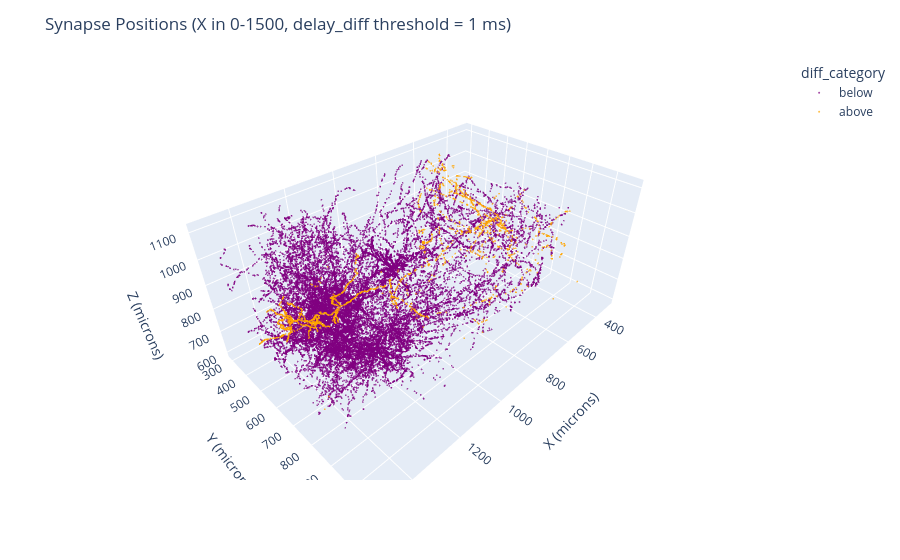

This figure's notebook cell:
### Code cell
#1.35 Above thresh one color - orange, below another, purple

thresh_diff = 1
# x_min, x_max = 800, 1500
x_min, x_max = 0, 1500

# Filter to X range first
filtered_df = synapse_delay_df[
    (synapse_delay_df['x'] >= x_min) & (synapse_delay_df['x'] <= x_max)
].copy()

# #filter based on cell type to include. cell_type_df has for pt_root_id, and use pre_pt_root_id in synapse_delay_df
# # Example: only include if cell type is 23P
# cell_types_to_include = ['23P']  # Example cell types
# pt_root_ids_to_include = cell_type_df[cell_type_df['cell_type'].isin(cell_types_to_include)]['pt_root_id'].tolist()
# filtered_df = filtered_df[filtered_df['pre_pt_root_id'].isin(pt_root_ids_to_include)]

# Add category column based on threshold
filtered_df['diff_category'] = filtered_df['delay_diff'].apply(
    lambda x: 'above' if x > thresh_diff else 'below'
)

# #print neurons above thresh
# print(filtered_df[filtered_df['diff_category'] == 'above']['pre_pt_root_id'].unique())

# 3D scatter plot with discrete colors
fig = px.scatter_3d(
    filtered_df,
    x='x', y='y', z='z',
    color='diff_category',
    color_discrete_map={'above': 'orange', 'below': 'purple'},
    opacity=0.7,
    size_max=2
)

fig.update_traces(marker=dict(size=1))
fig.update_layout(
    scene=dict(
        xaxis_title="X (microns)",
        yaxis_title="Y (microns)",
        zaxis_title="Z (microns)"
    ),
    title=f'Synapse Positions (X in {x_min}-{x_max}, delay_diff threshold = {thresh_diff} ms)'
)

fig.show()

### Figure 1 — Plotly figure (JSON) as saved in the notebook; plotly's stock layout.template omitted (floating-point values rounded to 4 significant figures; data arrays with more than 128 entries replaced by an {"elided": "..."} marker saying what was removed)
{"data": [{"hovertemplate": "diff_category=below<br>x=%{x}<br>y=%{y}<br>z=%{z}<extra></extra>", "legendgroup": "below", "marker": {"color": "purple", "opacity": 0.7, "size": 1, "symbol": "circle"}, "mode": "markers", "name": "below", "scene": "scene", "showlegend": true, "type": "scatter3d", "x": {"elided": "29901 float values"}, "y": {"elided": "29901 float values"}, "z": {"elided": "29901 float values"}}, {"hovertemplate": "diff_category=above<br>x=%{x}<br>y=%{y}<br>z=%{z}<extra></extra>", "legendgroup": "above", "marker": {"color": "orange", "opacity": 0.7, "size": 1, "symbol": "circle"}, "mode": "markers", "name": "above", "scene": "scene", "showlegend": true, "type": "scatter3d", "x": {"elided": "2232 float values"}, "y": {"elided": "2232 float values"}, "z": {"elided": "2232 float values"}}], "layout": {"legend": {"title": {"text": "diff_category"}, "tracegroupgap": 0}, "margin": {"t": 60}, "scene": {"domain": {"x": [0, 1], "y": [0, 1]}, "xaxis": {"title": {"text": "X (microns)"}}, "yaxis": {"title": {"text": "Y (microns)"}}, "zaxis": {"title": {"text": "Z (microns)"}}}, "title": {"text": "Synapse Positions (X in 0-1500, delay_diff threshold = 1 ms)"}}}
